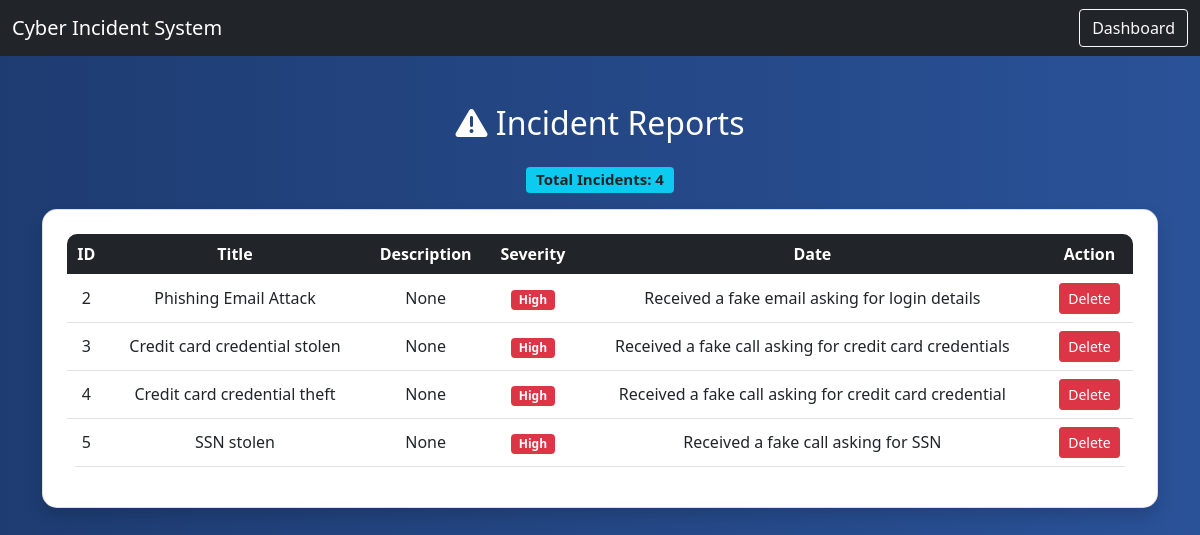
Before: /view with the older database file.
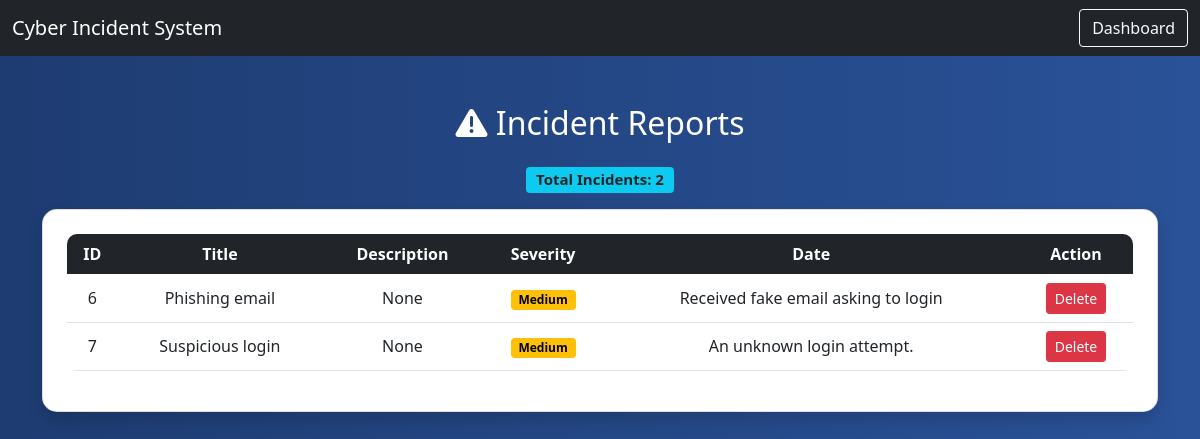
After: the same page with the newer database file.
### tables this page shows
CREATE TABLE incidents (id INTEGER PRIMARY KEY AUTOINCREMENT,title TEXT, type TEXT,severity TEXT,description TEXT,status TEXT, date TEXT);

### app.py (the view)
@app.route('/view')
def view():
    conn = get_db()
    incidents = conn.execute("SELECT * FROM incidents").fetchall()
    conn.close()
    return render_template("view.html", incidents=incidents)

### app.py (called while the page is built)
def get_db():
    return sqlite3.connect("database.db")

### templates/view.html (shortened to what this page needs)
<!DOCTYPE html>
<html>
<head>
        <link href="https://cdn.jsdelivr.net/npm/bootstrap@5.0.2/dist/css/bootstrap.min.css" rel="stylesheet">
        <link rel="stylesheet" href="https://cdnjs.cloudflare.com/ajax/libs/font-awesome/6.0.0/css/all.min.css">
</head>
<body>
<nav class="navbar navbar-dark bg-dark">
    <div class="container-fluid">
        <span class="navbar-brand">Cyber Incident System</span>
        <a href="/dashboard" class="btn btn-outline-light">Dashboard</a>
    </div>
</nav>
<div class="container mt-5">
    <h2 class="text-center mb-4">
        <i class="fas fa-exclamation-triangle"></i> Incident Reports
    </h2>
    <h5 class="text-center mb-3">
    <span class="badge bg-info text-dark">
        Total Incidents: {{ incidents|length }}
    </span>
</h5>
    <div class="card shadow p-4 bg-white text-dark">
        <table class="table table-hover text-center align-middle">
            <thead class="table-dark">
                <tr>
                    <th>ID</th>
                    <th>Title</th>
                    <th>Description</th>
                    <th>Severity</th>
                    <th>Date</th>
                    <th>Action</th>
                </tr>
            </thead>
            <tbody>
                {% for incident in incidents %}
                <tr>
                    <td>{{ incident[0] }}</td>
                    <td>{{ incident[1] }}</td>
                    <td>{{ incident[2] }}</td>
                    <td>
                        {% if incident[3] == 'Low' %}
                            <span class="badge badge-low">Low</span>
                        {% elif incident[3] == 'Medium' %}
                            <span class="badge badge-medium">Medium</span>
                        {% else %}
                            <span class="badge badge-high">High</span>
                        {% endif %}
                    </td>
                    <td>{{ incident[4] }}</td>
                    <td><a href="/delete/{{ incident[0] }}" class="btn btn-danger btn-sm">Delete</a></td>
                </tr>
                {% endfor %}
            </tbody>
        </table>
    </div>
</div>
</body>
</html>

### templates/view.html (style rules this page uses)
body { background: linear-gradient(to right, #1e3c72, #2a5298); color: white; }
.card { border-radius: 15px; }
.table { border-radius: 10px; overflow: hidden; }
.badge-medium { background-color: #ffc107; color: black; }

Changed rows visible on the page:
removed incidents: id "2", title "Phishing Email Attack", incident "None", severity "High", description "Received a fake email asking for login details"
removed incidents: id "3", title "Credit card credential stolen", incident "None", severity "High", description "Received a fake call asking for credit card credentials"
removed incidents: id "4", title "Credit card credential theft", incident "None", severity "High", description "Received a fake call asking for credit card credential"
removed incidents: id "5", title "SSN stolen", incident "None", severity "High", description "Received a fake call asking for SSN"
added incidents: id "6", title "Phishing email", incident "None", severity "Medium", description "Received fake email asking to login"
added incidents: id "7", title "Suspicious login", incident "None", severity "Medium", description "An unknown login attempt."
Other visible differences:
{{ incidents|length }}: "4" → "2"
